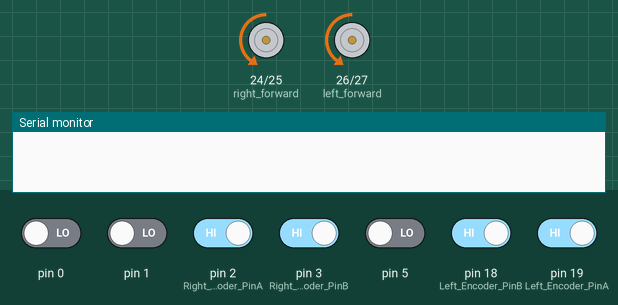
A sketch run on a simulated Arduino Mega 2560, built with avr-gcc and run on an emulated ATmega2560. Parts: motor-driver pin pairs drawn as motors (green arrow = first pin HIGH = forward, orange = second pin HIGH = backward, longer = more drive, scaled by the enable pin), the last lines printed to the serial monitor. Inputs (shaded band) come from the test bench; at power-on: pin 2 (Right_Encoder_PinA), pin 3 (Right_Encoder_PinB), pin 18 (Left_Encoder_PinB), pin 19 (Left_Encoder_PinA) HIGH, pin 0, pin 1, pin 5 LOW.

Above: at 0.5 s.
At 5.0 s:
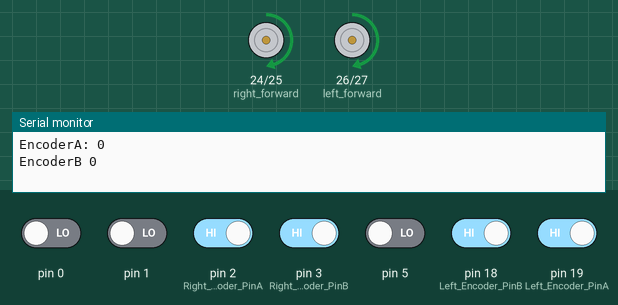
Timing chart, 0 to 6.9 s (numbered marks = the images above):
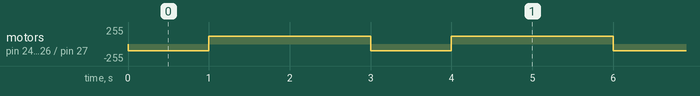

The sketch:

motor_encoder_test.ino
```cpp
static char global_m1a;
 static char global_m2a;
 static char global_m1b;
 static char global_m2b;

 static int global_counts_m1;
 static int global_counts_m2;
 volatile long global_counts_test_m1;
 volatile long global_counts_test_m2;

 static char global_last_m1a_val;
 static char global_last_m2a_val;
 static char global_last_m1b_val;
 static char global_last_m2b_val;

 unsigned long task1_time, task2_time;
unsigned long interval1=500;
unsigned long interval2=50;
float speed_m1 =0 , speed_m2 =0 ;
    static int8_t lookup_table[] = {0,-1,1,0,1,0,0,-1,-1,0,0,1,0,1,-1,0};
   static uint8_t enc1_val = 0;
   static uint8_t enc2_val = 0;

#define Left_Encoder_PinA 19
#define Left_Encoder_PinB 18
#define Right_Encoder_PinA 2
#define Right_Encoder_PinB 3
int left_PWM = 6;
int left_forward = 26;
int left_backward = 27;

int right_PWM = 7;
int right_forward = 24;
int right_backward = 25;


 void encoder_init()
 {
     cli();

  pinMode(Left_Encoder_PinA, INPUT_PULLUP);
  pinMode(Right_Encoder_PinA, INPUT_PULLUP);
  pinMode(Left_Encoder_PinB, INPUT_PULLUP);
  pinMode(Right_Encoder_PinB, INPUT_PULLUP);
  attachInterrupt(digitalPinToInterrupt(Right_Encoder_PinA), do_Right_Encoder, CHANGE);
  attachInterrupt(digitalPinToInterrupt (Left_Encoder_PinA), do_Left_Encoder, CHANGE);
  attachInterrupt(digitalPinToInterrupt(Right_Encoder_PinB), do_Right_Encoder, CHANGE);
  attachInterrupt(digitalPinToInterrupt (Left_Encoder_PinB), do_Left_Encoder, CHANGE);

   // initialize the global state
   global_counts_m1 = 0;
   global_counts_m2 = 0;
   enc1_val = enc1_val | ((PINE & 0x30) >> 4);      //right encoder value
   enc2_val = enc2_val | ((PIND & 0b1100) >> 2 );  //left encoder value

   sei();
 }
 void do_Right_Encoder()
 {

    enc1_val = enc1_val << 2;
    enc1_val = enc1_val | ((PINE & 0x30) >> 4);

    global_counts_m1 = global_counts_m1 + lookup_table[enc1_val & 0b1111];
    global_counts_test_m1 = global_counts_test_m1 + lookup_table[enc1_val & 0b1111];

 }


 void do_Left_Encoder()
 {

    enc2_val = enc2_val << 2;
    enc2_val = enc2_val | ((PIND & 0b1100) >> 2) ;

  global_counts_m2 = global_counts_m2 + lookup_table[enc2_val & 0b1111];
  global_counts_test_m2 = global_counts_test_m2 + lookup_table[enc2_val & 0b1111];

 }


 int getCountsM1()
 {
   cli();
   int tmp = global_counts_m1;
   sei();
   return tmp;
 }

 int getCountsM2()
 {
   cli();
   int tmp = global_counts_m2;
   sei();
   return tmp;
 }

 int getCountsAndResetM1()
 {
   cli();
   int tmp = global_counts_m1;
   global_counts_m1 = 0;
   sei();
   return tmp;
 }

 int getCountsAndResetM2()
 {
   cli();
   int tmp = global_counts_m2;
   global_counts_m2 = 0;
   sei();
   return tmp;
 }

 void motor_init()
 {
     pinMode(right_PWM, OUTPUT);
     pinMode(right_forward, OUTPUT);
     pinMode(right_backward, OUTPUT);

     pinMode(left_PWM, OUTPUT);
     pinMode(left_forward, OUTPUT);
     pinMode(left_backward, OUTPUT);

 }

 void backward()
  {
    digitalWrite(right_forward, HIGH);
    digitalWrite(right_backward, LOW);

    digitalWrite(left_forward, HIGH);
    digitalWrite(left_backward, LOW);

  }

  void forward()
  {
    digitalWrite(right_forward, LOW);
    digitalWrite(right_backward, HIGH);

    digitalWrite(left_forward, LOW);
    digitalWrite(left_backward, HIGH);

  }

void velocity(int l_wheel, int r_wheel)
{
analogWrite(right_PWM, r_wheel);
analogWrite(left_PWM, l_wheel);

}

 void setup()
 {
   encoder_init();
   motor_init();
   Serial.begin(57600);
   while (!Serial) {
     ; // wait for Serial1 port to connect. Needed for native USB port only
   }

 }

 void loop()
 {
    velocity(100,100);
    forward();
    delay(1000);
    velocity(120,120);
    backward();
    delay(1000);

     Serial.print("EncoderA: ");
     Serial.println(global_counts_m1);

    Serial.print("EncoderB ");
    Serial.println(global_counts_m2);

    delay(1000);

    //  Serial.print("PIC0: ");
    //  Serial.println((PINJ & (1<<0)),HEX);

    //    Serial.print("PIC1: ");
    //   Serial.println((PINJ & (1<<1)), HEX);


 }
```

Measured:
- by itself, motor on pin 24 (right_forward) / pin 25 (right_backward), motor on pin 26 (left_forward) / pin 27 (left_backward): alternates forward 120/255 for 2.0 s and backward 100/255 for 1.0 s
